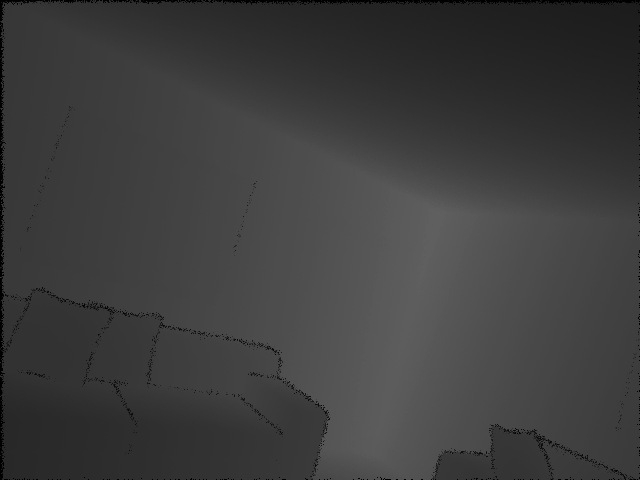
#> input picture samples/icl/noisy/100.png, 640 x 480 px; its folder holds only this picture in this run
$ python -i evaluate.py   (imports and definitions only)
#> lines starting #> are read from the running program, lines starting #| are printed output that depends on the picture; after the words box and inside, x2 and y2 are one past the last pixel; in counts of white or black regions, pixels touching at a corner belong together
#> further down, picture is the input picture: shape (480, 640); min 0, max 96, mean 61.5
### denoise/data.py
"""
Read-only dataset access.

Depth convention in all of denoise/: float32 metres, NaN = no measurement.
On disk both datasets store uint16 PNGs where value / 5000 = metres and 0 = missing.

Datasets
--------
- ICL-NUIM living room kt0 (synthetic):
    lr_kt0_noisy/depth/<i>.png       filter input
    lr_kt0_noisefree/depth/<i>.png   ground truth (same camera, same frame index i)
- TUM fr3 long_office_household (real Asus Xtion, a Kinect-type sensor): no ground-truth depth exists.

Contents
--------
    png_to_m        uint16 PNG values -> metres with NaN for missing
    valid           mask of measured pixels
    icl_noisy       ICL input frame i
    icl_gt          ICL ground-truth frame i
    tum_depth       TUM depth frame i (in depth.txt order)
    tum_n_frames    number of TUM depth frames
    gate            treat depth below a minimum as missing
"""
import os

import cv2
import numpy as np


# ---------------------------------------------------------------------------
# Paths and constants
# ---------------------------------------------------------------------------

ROOT = os.path.dirname(os.path.dirname(os.path.abspath(__file__)))
OUTPUTS = os.path.join(ROOT, "outputs")

ICL_NOISY = os.path.join(ROOT, "ICL NUIM", "lr_kt0_noisy", "depth")
ICL_CLEAN = os.path.join(ROOT, "ICL NUIM", "lr_kt0_noisefree", "depth")
TUM_DIR = os.path.join(ROOT, "RGB TUM", "rgbd_dataset_freiburg3_long_office_household")

DEPTH_SCALE = 5000.0  # PNG value per metre
ICL_N_FRAMES = 1509


# ---------------------------------------------------------------------------
# Conversion
# ---------------------------------------------------------------------------

# [5 lines left out: function png_to_m, not called in this run]


def valid(depth):
    """True where a depth value exists (finite and > 0)."""
    return np.isfinite(depth) & (depth > 0)
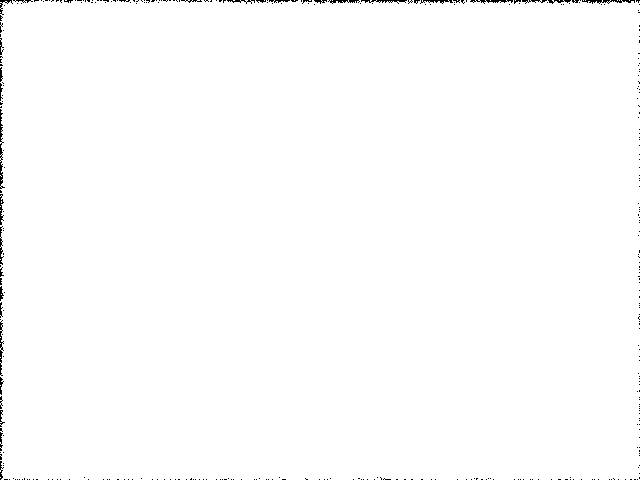
#> returned value: shape (480, 640) bool; 99.3% white; black in thin lines or dots


# [7 lines left out: function _read, not called in this run]


# ---------------------------------------------------------------------------
# ICL-NUIM
# ---------------------------------------------------------------------------

def icl_noisy(i):
    return png_to_m(_read(os.path.join(ICL_NOISY, f"{i}.png")))


def icl_gt(i):
    return png_to_m(_read(os.path.join(ICL_CLEAN, f"{i}.png")))


# ---------------------------------------------------------------------------
# TUM
# ---------------------------------------------------------------------------

_TUM = None  # cached list of depth file names, filled on first use


# [19 lines left out: functions _tum_list, tum_depth, not called in this run]


def tum_n_frames():
    return len(_tum_list())


# ---------------------------------------------------------------------------
# Input conditioning
# ---------------------------------------------------------------------------

# [11 lines left out: function gate, not called in this run]

### denoise/evaluate.py
"""
Evaluation masks and per-frame metrics.

ICL protocol (ground truth available)
-------------------------------------
- GT edge: a pixel whose noise-free depth jumps to a 4-neighbour by more than max(5 cm, 3 % of depth).
  Computed from the GT only, never from the noisy input or a filter output.
- Edge band b: GT edges dilated by b px (b = 1, 2, 3, 5). Band 2 is the original protocol.
- Flat: farther than 5 px from any GT edge. flat2: farther than 2 px (the original definition).
- Matched mask M: GT valid & input valid & output valid for EVERY config in the run.
  All accuracy numbers use M, so every config is scored on the same pixels.
- Own mask: GT valid & output valid for one config alone (shows the effect of filling / deleting pixels).

TUM protocol (no ground truth)
------------------------------
Only how much the output differs from the input. This is never an accuracy measure.

Contents
--------
    edges               GT depth-edge mask
    dilate              grow a mask by px pixels
    gt_masks            edge bands + flat masks for one GT frame
    boundary_mixing     classify wrong edge pixels (wrong side / between surfaces / outside)
    icl_frame_metrics   all ICL metrics for one frame and every config
    tum_frame_metrics   TUM change diagnostics for one frame and every config
"""
import cv2
import numpy as np

from data import valid


EDGE_ABS_M = 0.05   # a jump must exceed 5 cm ...
EDGE_REL = 0.03     # ... and 3 % of the nearer depth to count as an edge
BANDS = (1, 2, 3, 5)


# ---------------------------------------------------------------------------
# Masks
# ---------------------------------------------------------------------------

def edges(depth, abs_m=EDGE_ABS_M, rel=EDGE_REL):
    """Mark both pixels of every right / down neighbour pair whose depth jump is an edge."""
#> called with abs_m = 0.05, rel = 0.03
    ok = valid(depth)
    H, W = depth.shape
#> H = 480; W = 640
    mask = np.zeros(depth.shape, bool)

    for dy, dx in ((0, 1), (1, 0)):
        a = depth[:H - dy, :W - dx]
        b = depth[dy:, dx:]
        both_ok = ok[:H - dy, :W - dx] & ok[dy:, dx:]

        with np.errstate(invalid="ignore"):
            threshold = np.maximum(abs_m, rel * np.minimum(a, b))
            jump = both_ok & (np.abs(a - b) > threshold)

        mask[:H - dy, :W - dx] |= jump
        mask[dy:, dx:] |= jump
#> this loop made 2 passes
#> pass 1, in edges, `both_ok = ok[:H - dy, :W - dx] & ok[dy:, dx:]`:
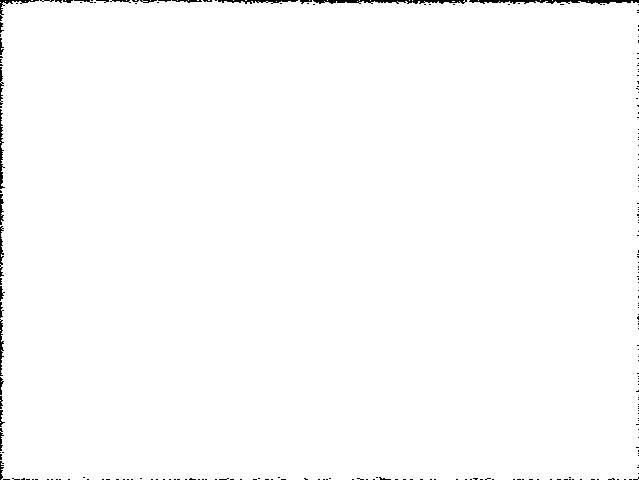
#> both_ok: shape (480, 639) bool; 99.1% white; 234 black regions (210 under 20 px), largest, box (x1, y1, x2, y2) and area: (469, 0, 639, 5) 430, (313, 0, 467, 4) 395, (0, 109, 5, 189) 169
#> pass 1, in edges, `threshold = np.maximum(abs_m, rel * np.minimum(a, b))`:
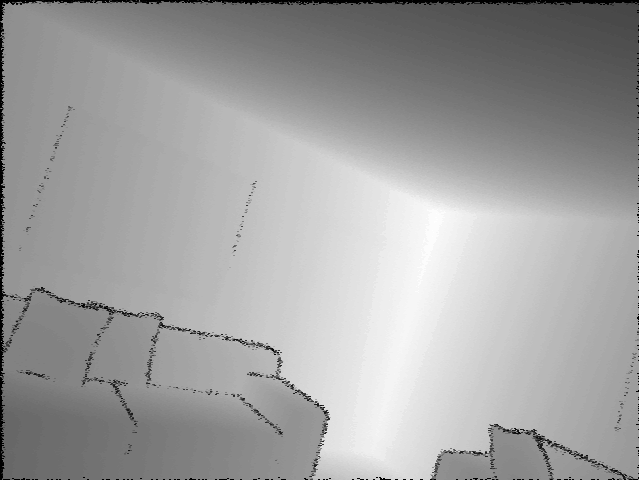
#> threshold: shape (480, 639) float64; min 0.05, max 2.88, mean 1.84; drawn with min black and max white
#> after the loop:
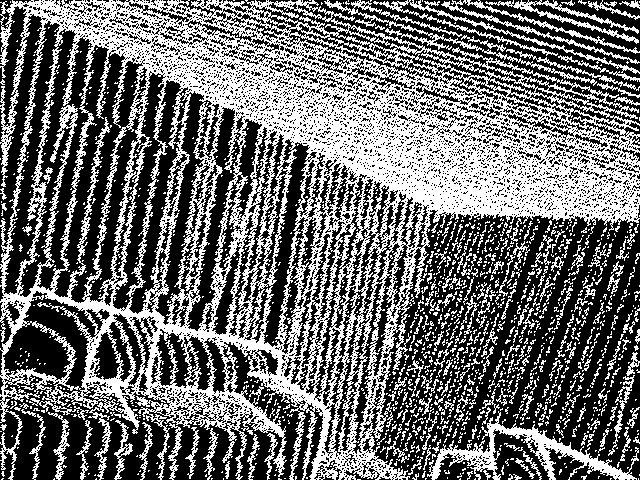
#> mask: shape (480, 640) bool; 42.8% white in thin lines or dots

    return mask


def dilate(mask, px):
#> called with px = 2
    if px <= 0:
        return mask.copy()

    kernel = np.ones((2 * px + 1, 2 * px + 1), np.uint8)
#> kernel = [[1, 1, 1, 1, 1], [1, 1, 1, 1, 1], [1, 1, 1, 1, 1], [1, 1, 1, 1, 1], [1, 1, 1, 1, 1]]
    return cv2.dilate(mask.astype(np.uint8), kernel) > 0
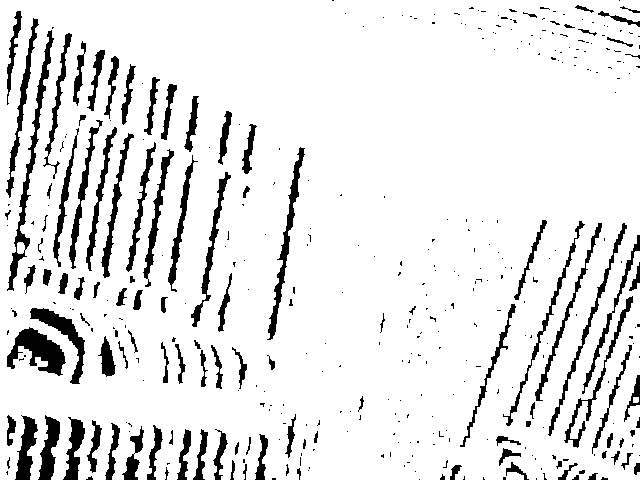
#> returned value: shape (480, 640) bool; 89.6% white; 389 black regions (273 under 20 px), largest, box (x1, y1, x2, y2) and area: (7, 30, 54, 291) 1469, (7, 327, 66, 376) 1414, (267, 147, 305, 340) 1136


# [133 lines left out: functions gt_masks, _err, boundary_mixing, icl_frame_metrics, not called in this run]


def tum_frame_metrics(inp, outs):
    """
    No GT: change of each output relative to the (ungated) input. Not accuracy.

    change_flat / change_edges  mean |output - input| away from / near input depth edges
    flat_roughness              mean |Laplacian| / 4 on flat valid pixels (lower = smoother)
    holes_pct, filled_px, lost_px
    """
    iv = valid(inp)
    band = dilate(edges(inp), 2)
    laplacian = np.array([[0, 1, 0], [1, -4, 1], [0, 1, 0]], np.float32) / 4

    res = {}
    for cid, o in outs.items():
        ov = valid(o)
        both = iv & ov
        change = np.abs(o - inp)

        z = np.nan_to_num(o, nan=0).astype(np.float32)
        lap = np.abs(cv2.filter2D(z, -1, laplacian, borderType=cv2.BORDER_REPLICATE))

        # Laplacian only where all 3x3 neighbours are valid (a missing neighbour would read as 0 m)
        lap_ok = cv2.erode(ov.astype(np.uint8), np.ones((3, 3), np.uint8)) > 0
        flat = both & ~band & lap_ok

        res[cid] = {
            "change_flat_mm": 1000 * float(change[both & ~band].mean()),
            "change_edges_mm": 1000 * float(change[both & band].mean()) if (both & band).any() else np.nan,
            "flat_roughness_mm": 1000 * float(lap[flat].mean()) if flat.any() else np.nan,
            "holes_pct": 100 * float((~ov).mean()),
            "filled_px": int((ov & ~iv).sum()),
            "lost_px": int((iv & ~ov).sum()),
        }
#> after the loop, res = 0 items

    return res

>>> import cv2
>>> picture = cv2.imread('../samples/icl/noisy/100.png', cv2.IMREAD_GRAYSCALE)
#> (the run stopped early here; a loop or call above may not have finished)

$ run again, on samples/icl/noisy/1000.png
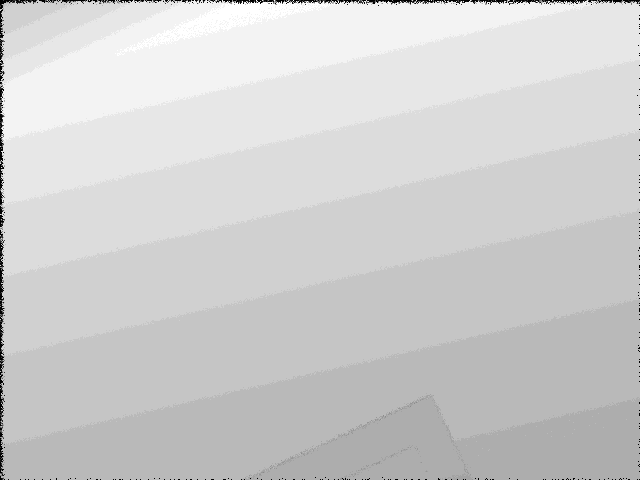
#> input picture samples/icl/noisy/1000.png, 640 x 480 px
#> picture is the input picture: shape (480, 640); min 0, max 22, mean 17.9
#> after the loop in edges, `for dy, dx in ((0, 1), (1, 0)):`:
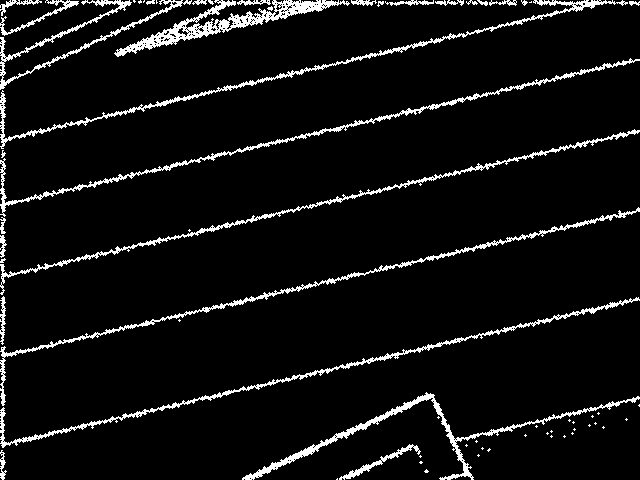
#> mask: shape (480, 640) bool; 6.5% white in thin lines or dots
#> kernel = [[1, 1, 1, 1, 1], [1, 1, 1, 1, 1], [1, 1, 1, 1, 1], [1, 1, 1, 1, 1], [1, 1, 1, 1, 1]]
#> in dilate, `return cv2.dilate(mask.astype(np.uint8), kernel) > 0`:
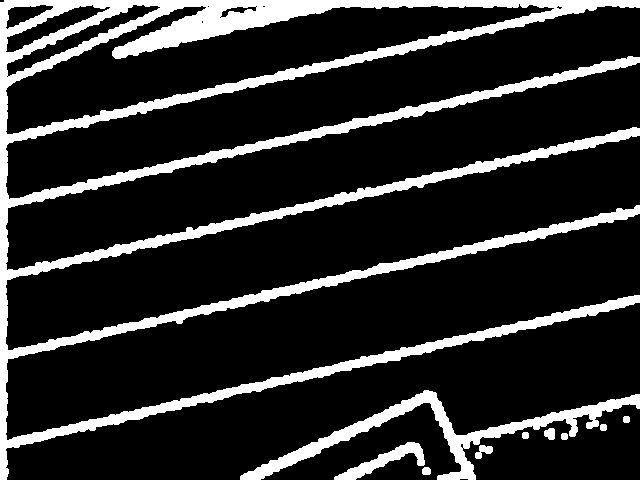
#> returned value: shape (480, 640) bool; 16.8% white; 10 white regions, largest, box (x1, y1, x2, y2) and area: (0, 0, 640, 480) 44375, (240, 390, 640, 480) 5635, (334, 442, 425, 480) 1038
#> after the loop in tum_frame_metrics, `for cid, o in outs.items():`: res = 0 items
